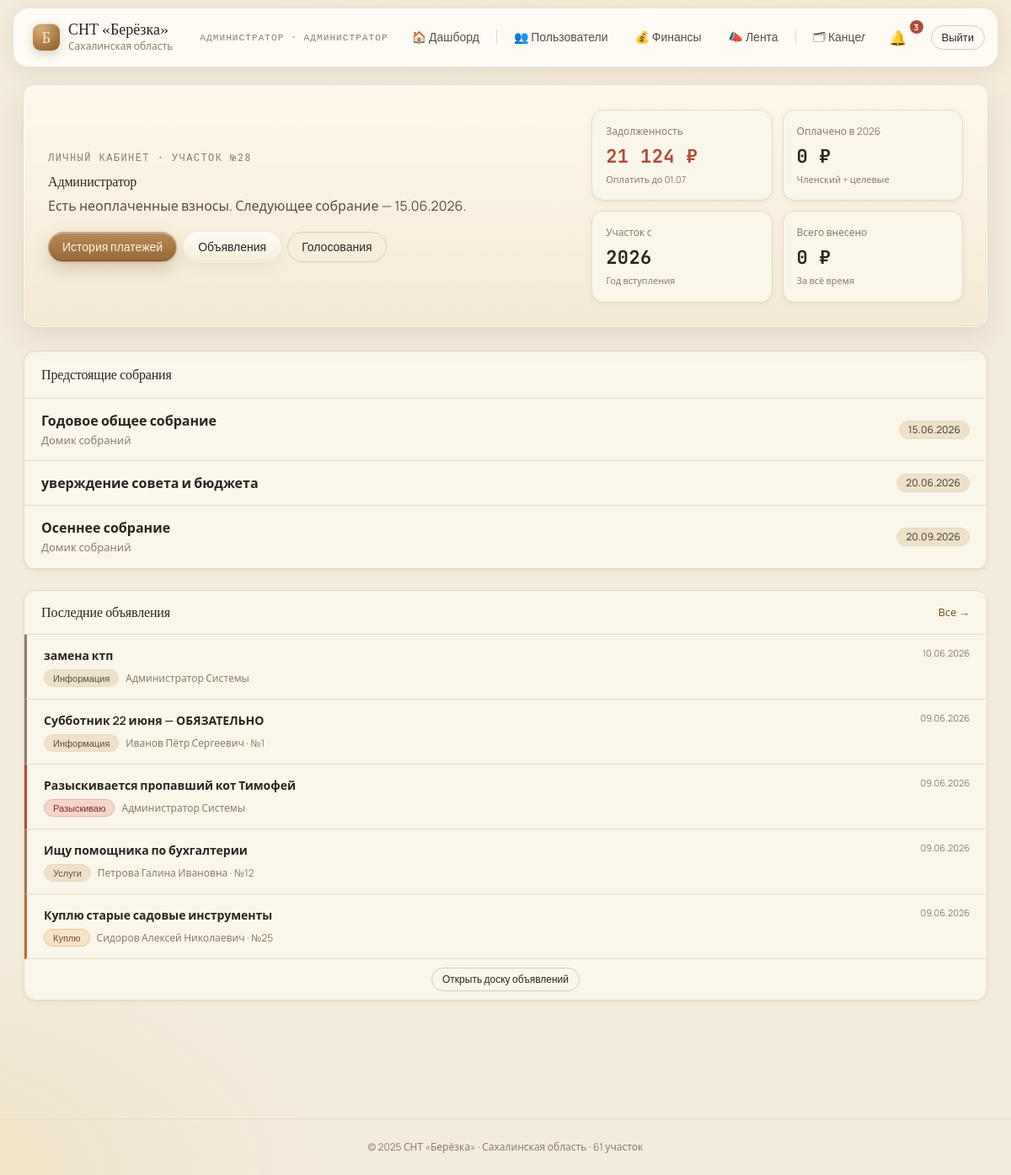
The app's page /dashboard (signed in) with its own data.
### tables this page shows
CREATE TABLE `meetings` (
  `id` int(11) NOT NULL AUTO_INCREMENT,
  `meeting_date` date NOT NULL,
  `topic` varchar(300) NOT NULL,
  `location` varchar(200) NOT NULL DEFAULT 'Домик собраний',
  `description` text DEFAULT NULL,
  `created_by` int(11) DEFAULT NULL,
  `created_at` datetime NOT NULL DEFAULT current_timestamp(),
  `archived` tinyint(1) NOT NULL DEFAULT 0,
  PRIMARY KEY (`id`)
);

CREATE TABLE `announcements` (
  `id` int(11) NOT NULL AUTO_INCREMENT,
  `title` varchar(255) NOT NULL,
  `content` text NOT NULL,
  `author_id` int(11) NOT NULL,
  `category` enum('sale','buy','service','info','wanted') NOT NULL DEFAULT 'info',
  `is_pinned` tinyint(1) DEFAULT 0 COMMENT 'Закреплённое объявление',
  `status` enum('draft','published','archived') DEFAULT 'published',
  `views_count` int(11) DEFAULT 0,
  `created_at` timestamp NOT NULL DEFAULT current_timestamp(),
  `updated_at` timestamp NOT NULL DEFAULT current_timestamp() ON UPDATE current_timestamp(),
  PRIMARY KEY (`id`),
  KEY `author_id` (`author_id`),
  KEY `idx_category` (`category`),
  KEY `idx_status` (`status`),
  KEY `idx_created` (`created_at`),
  FULLTEXT KEY `idx_search` (`title`,`content`)
);

CREATE TABLE `users` (
  `id` int(11) NOT NULL AUTO_INCREMENT,
  `email` varchar(120) NOT NULL,
  `password_hash` varchar(255) NOT NULL COMMENT 'bcrypt хеш пароля',
  `full_name` varchar(150) NOT NULL,
  `phone` varchar(20) DEFAULT NULL,
  `address` varchar(255) DEFAULT NULL COMMENT 'Адрес участка в СНТ',
  `role_id` int(11) NOT NULL DEFAULT 5 COMMENT 'ID роли (по умолчанию член)',
  `status` enum('active','inactive','pending') DEFAULT 'pending' COMMENT 'статус в системе',
  `avatar_url` varchar(255) DEFAULT NULL,
  `created_at` timestamp NOT NULL DEFAULT current_timestamp(),
  `updated_at` timestamp NOT NULL DEFAULT current_timestamp() ON UPDATE current_timestamp(),
  `last_login` timestamp NULL DEFAULT NULL,
  PRIMARY KEY (`id`),
  UNIQUE KEY `email` (`email`),
  KEY `idx_email` (`email`),
  KEY `idx_role` (`role_id`),
  KEY `idx_status` (`status`)
);

### utils.php (called while the page is built, shortened)
<?php
function renderTemplate(string $page, array $data = []): void
{
    include BASE_PATH . '/templates/layout.html.php';
}
function e(string $str): string
{
    return htmlspecialchars($str, ENT_QUOTES, 'UTF-8');
}
function getCurrentUser(): ?array
{
    return $_SESSION['user'] ?? null;
}
function userRole(): int
{
    $user = getCurrentUser();
    return $user !== null ? (int)$user['role_id'] : 0;
}
function plotFromAddress(string $address): int
{
    if (preg_match('/[Уу]часток[\s\xA0]*[№#]?\s*(\d+)/u', $address, $m)) {
        return (int)$m[1];
    }
    return preg_match('/(\d+)/', $address, $m) ? (int)$m[1] : 0;
}

### src/controllers/MemberController.php (called while the page is built, shortened)
<?php
class MemberController {
    public static function dashboard(): void {
        $user          = getCurrentUser();
        $meetings      = Meeting::upcoming();
        $announcements = Announcement::all(1, 5);
        $plotNumber    = plotFromAddress($user['address'] ?? '');
        $fees          = $plotNumber ? Fee::paymentsByPlot($plotNumber) : [];
        $totalPaid     = array_sum(array_column(array_filter($fees ?? [], fn($f) => $f['status'] === 'paid'), 'paid_amount'));
        $debtAmount    = array_sum(array_column(array_filter($fees ?? [], fn($f) => $f['status'] === 'unpaid'), 'required_amount'));
        renderTemplate('member/dashboard', compact('user', 'meetings', 'announcements', 'fees', 'plotNumber', 'totalPaid', 'debtAmount'));
    }
}

### public/index.php (called while the page is built, shortened)
<?php
require_once BASE_PATH . '/router.php';

### src/models/Fee.php (called while the page is built, shortened)
<?php
class Fee {
    public static function paymentsByPlot(string $plotNumber): array {
        $db = DatabaseConnection::get();
        $stmt = $db->prepare("SELECT fp.*, ft.name AS fee_name, ft.year FROM fee_payments fp JOIN fee_types ft ON fp.fee_type_id = ft.id WHERE fp.plot_number = ? ORDER BY ft.year DESC, ft.created_at");
        $stmt->bind_param('s', $plotNumber);
        $stmt->execute();
        $result = $stmt->get_result();
        $rows = [];
        while ($row = $result->fetch_assoc()) $rows[] = $row;
        return $rows;
    }
}

### src/models/Meeting.php (called while the page is built, shortened)
<?php
class Meeting {
    public static function upcoming(): array {
        $db = DatabaseConnection::get();
        $result = $db->query("SELECT * FROM meetings WHERE meeting_date >= CURDATE() ORDER BY meeting_date ASC LIMIT 5");
        $rows = [];
        while ($row = $result->fetch_assoc()) $rows[] = $row;
        return $rows;
    }
}

### src/models/Announcement.php (called while the page is built, shortened)
<?php
class Announcement {
    public static function all(int $page = 1, int $perPage = 20): array {
        $db = DatabaseConnection::get();
        $offset = ($page - 1) * $perPage;
        $stmt = $db->prepare(
            "SELECT a.*, u.full_name AS author_name, u.address AS author_address
               FROM announcements a
               JOIN users u ON a.author_id = u.id
              WHERE a.status = 'published'
           ORDER BY a.is_pinned DESC, a.created_at DESC
              LIMIT ? OFFSET ?"
        );
        $stmt->bind_param('ii', $perPage, $offset);
        $stmt->execute();
        $result = $stmt->get_result();
        $rows = [];
        while ($row = $result->fetch_assoc()) $rows[] = $row;
        return $rows;
    }
}

### templates/pages/member/dashboard.html.php (the view)
<?php
$categoryLabel = [
    'sale'    => 'Продаю',
    'buy'     => 'Куплю',
    'service' => 'Услуги',
    'info'    => 'Информация',
    'wanted'  => 'Разыскиваю',
];
$categoryPill = [
    'sale'    => 'good',
    'buy'     => 'warn',
    'wanted'  => 'bad',
    'service' => '',
    'info'    => '',
];
$nextMeeting = '—';
$upcoming = array_filter($meetings ?? [], fn($m) => strtotime($m['meeting_date']) >= strtotime('today'));
usort($upcoming, fn($a, $b) => strtotime($a['meeting_date']) - strtotime($b['meeting_date']));
if ($upcoming) {
    $nextMeeting = date('d.m.Y', strtotime(reset($upcoming)['meeting_date']));
}
$unpaid = count(array_filter($fees ?? [], fn($f) => ($f['status'] ?? '') !== 'paid'));
$year = (int)date('Y');
$memberSince = $user['created_at'] ? (int)date('Y', strtotime($user['created_at'])) : '—';
?>
<div class="glass-deep panel stagger" style="display:grid;grid-template-columns:1.4fr 1fr;gap:28px;align-items:center;margin-bottom:28px">
  <div>
    <div class="mono" style="color:var(--ink-mute);text-transform:uppercase;letter-spacing:.12em">
      Личный кабинет<?= $plotNumber ? ' · Участок №' . e($plotNumber) : '' ?>
    </div>
    <h2 style="margin:10px 0 8px"><?= e($user['full_name']) ?></h2>
    <p style="color:var(--ink-soft);margin:0 0 18px">
      <?php if ($unpaid === 0): ?>
        Все взносы за <?= $year ?> год оплачены.
      <?php else: ?>
        Есть неоплаченные взносы.
      <?php endif; ?>
      <?php if ($nextMeeting !== '—'): ?>
        Следующее собрание — <?= e($nextMeeting) ?>.
      <?php endif; ?>
    </p>
    <div style="display:flex;gap:8px;flex-wrap:wrap">
      <a href="/finances" class="btn primary">История платежей</a>
      <a href="/classifieds" class="btn">Объявления</a>
      <a href="/votes" class="btn ghost">Голосования</a>
    </div>
  </div>
  <div class="grid-2" style="gap:12px">
    <div class="card" style="padding:16px">
      <div class="label" style="font-size:12px;color:var(--ink-mute);margin-bottom:4px">Задолженность</div>
      <div class="value mono" style="font-size:22px;font-weight:700;color:<?= ($debtAmount ?? 0) > 0 ? 'var(--bad)' : 'var(--good)' ?>">
        <?= ($debtAmount ?? 0) > 0 ? number_format($debtAmount, 0, '.', ' ') . ' ₽' : '0 ₽' ?>
      </div>
      <div style="font-size:11px;color:var(--ink-mute);margin-top:3px">
        <?= ($debtAmount ?? 0) > 0 ? 'Оплатить до 01.07' : 'Нет долгов' ?>
      </div>
    </div>
    <div class="card" style="padding:16px">
      <div class="label" style="font-size:12px;color:var(--ink-mute);margin-bottom:4px">Оплачено в <?= $year ?></div>
      <div class="value mono" style="font-size:22px;font-weight:700">
        <?= number_format($totalPaid ?? 0, 0, '.', ' ') ?> ₽
      </div>
      <div style="font-size:11px;color:var(--ink-mute);margin-top:3px">Членский + целевые</div>
    </div>
    <div class="card" style="padding:16px">
      <div class="label" style="font-size:12px;color:var(--ink-mute);margin-bottom:4px">Участок с</div>
      <div class="value mono" style="font-size:22px;font-weight:700"><?= e($memberSince) ?></div>
      <div style="font-size:11px;color:var(--ink-mute);margin-top:3px">Год вступления</div>
    </div>
    <div class="card" style="padding:16px">
      <div class="label" style="font-size:12px;color:var(--ink-mute);margin-bottom:4px">Всего внесено</div>
      <div class="value mono" style="font-size:22px;font-weight:700">
        <?= number_format($totalPaid ?? 0, 0, '.', ' ') ?> ₽
      </div>
      <div style="font-size:11px;color:var(--ink-mute);margin-top:3px">За всё время</div>
    </div>
  </div>
</div>
<?php if (!empty($upcoming)): ?>
<div class="card" style="margin-bottom:24px">
  <div style="padding:18px 20px;border-bottom:1px solid var(--line-soft)">
    <h3 style="margin:0">Предстоящие собрания</h3>
  </div>
  <?php foreach (array_slice($upcoming, 0, 3) as $m): ?>
  <div style="padding:14px 20px;border-bottom:1px solid var(--line-soft);display:flex;align-items:center;justify-content:space-between;gap:16px;flex-wrap:wrap">
    <div style="min-width:0">
      <div style="font-weight:600;color:var(--ink);overflow:hidden;text-overflow:ellipsis;white-space:nowrap">
        <?= e($m['topic'] ?? 'Без темы') ?>
      </div>
      <?php if (!empty($m['location'])): ?>
        <div style="font-size:13px;color:var(--ink-mute);margin-top:2px"><?= e($m['location']) ?></div>
      <?php endif; ?>
    </div>
    <span class="pill" style="flex-shrink:0"><?= date('d.m.Y', strtotime($m['meeting_date'])) ?></span>
  </div>
  <?php endforeach; ?>
</div>
<?php endif; ?>
<?php if (!empty($announcements)): ?>
<?php
$annCatColor = ['sale'=>'var(--good)','buy'=>'var(--warn)','wanted'=>'var(--bad)','service'=>'var(--accent)','info'=>'var(--ink-mute)'];
?>
<div class="card" style="overflow:hidden">
  <div style="padding:16px 20px;border-bottom:1px solid var(--line-soft);display:flex;justify-content:space-between;align-items:center">
    <h3 style="margin:0">Последние объявления</h3>
    <a href="/classifieds" style="font-size:13px;color:var(--accent-deep)">Все →</a>
  </div>
  <?php foreach (array_slice($announcements, 0, 5) as $ann):
    $cat   = $ann['category'] ?? 'info';
    $pill  = $categoryPill[$cat] ?? '';
    $label = $categoryLabel[$cat] ?? $cat;
    $color = $annCatColor[$cat] ?? 'var(--ink-mute)';
    $plot  = plotFromAddress($ann['author_address'] ?? '');
  ?>
  <div style="padding:14px 20px;border-bottom:1px solid var(--line-soft);border-left:3px solid <?= $color ?>">
    <div style="display:flex;align-items:flex-start;justify-content:space-between;gap:16px;flex-wrap:wrap;margin-bottom:6px">
      <div style="font-weight:600;color:var(--ink);min-width:0;overflow-wrap:break-word;flex:1;font-size:14px">
        <?= e($ann['title']) ?>
      </div>
      <span style="font-size:11px;color:var(--ink-mute);white-space:nowrap;flex-shrink:0">
        <?= date('d.m.Y', strtotime($ann['created_at'])) ?>
      </span>
    </div>
    <div style="display:flex;align-items:center;gap:8px">
      <span class="pill <?= $pill ?>" style="font-size:11px"><?= e($label) ?></span>
      <span style="font-size:12px;color:var(--ink-mute)">
        <?= e($ann['author_name'] ?? '') ?>
        <?= $plot ? ' · №' . e($plot) : '' ?>
      </span>
    </div>
  </div>
  <?php endforeach; ?>
  <div style="padding:10px 20px;text-align:center">
    <a href="/classifieds" class="btn sm ghost" style="font-size:12px">Открыть доску объявлений</a>
  </div>
</div>
<?php endif; ?>

### public/css/style.css (style rules this page uses)
:root { --bg: #f4ecdc; --bg-soft: #f9f3e6; --bg-warm: #ede2c9; --paper: #fbf6ea; --ink: #2b2620; --ink-soft: #5a4f43; --ink-mute: #8b7e6b; --line: #d9cdb2; --line-soft: #e6dcc4; --accent: #a87842; --accent-deep: #7a5429; --good: #6b8a4e; --warn: #b86b3a; --bad: #b04a3a; --shadow-1: 0 1px 2px rgba(82,60,30,.06), 0 2px 8px rgba(82,60,30,.04); --shadow-2: 0 4px 16px rgba(82,60,30,.08), 0 1px 2px rgba(82,60,30,.05); --radius: 14px; --radius-sm: 10px; }
*, *::before, *::after { box-sizing: border-box; }
html, body { margin: 0; padding: 0; background: var(--bg); color: var(--ink); font-family: 'Manrope', system-ui, sans-serif; -webkit-font-smoothing: antialiased; }
body { background: radial-gradient(1200px 600px at 80% -10%, #f7ecd3 0%, transparent 60%), radial-gradient(900px 500px at -10% 100%, #efe2c4 0%, transparent 55%), var(--bg); min-height: 100vh; }
h1, h2, h3, h4 { font-family: 'Fraunces', Georgia, serif; font-weight: 500; letter-spacing: -0.01em; margin: 0; color: var(--ink); }
h2 { font-size: 28px; line-height: 1.15; }
h3 { font-size: 20px; line-height: 1.2; }
p { margin: 0; color: var(--ink-soft); line-height: 1.55; }
a { color: var(--accent-deep); text-decoration: none; }
.mono { font-family: 'JetBrains Mono', ui-monospace, monospace; font-size: 12px; letter-spacing: 0.02em; }
.glass-deep { background: linear-gradient(180deg, rgba(255,250,238,.85), rgba(245,232,205,.55)); border: 1px solid rgba(255,255,255,.55); backdrop-filter: blur(20px) saturate(150%); -webkit-backdrop-filter: blur(20px) saturate(150%); box-shadow: inset 0 1px 0 rgba(255,255,255,.7), inset 0 -1px 0 rgba(180,150,90,.15), 0 2px 4px rgba(82,60,30,.04), 0 12px 36px rgba(82,60,30,.10); }
.card { background: var(--paper); border: 1px solid var(--line-soft); border-radius: var(--radius); box-shadow: var(--shadow-1); }
.btn { display: inline-flex; align-items: center; gap: 8px; padding: 10px 16px; border-radius: 999px; font: 500 14px/1 'Manrope', sans-serif; color: var(--ink); cursor: pointer; background: linear-gradient(180deg, rgba(255,253,247,.85), rgba(248,238,217,.65)); border: 1px solid rgba(255,255,255,.7); backdrop-filter: blur(10px) saturate(140%); -webkit-backdrop-filter: blur(10px) saturate(140%); box-shadow: inset 0 1px 0 rgba(255,255,255,.85), inset 0 -1px 0 rgba(170,130,70,.18), 0 1px 2px rgba(82,60,30,.06), 0 6px 16px rgba(82,60,30,.06); transition: transform .18s ease, box-shadow .18s ease; user-select: none; text-decoration: none; }
.btn.primary { color: var(--paper); background: linear-gradient(180deg, rgba(180,130,75,.95), rgba(140,95,45,.92)); border: 1px solid rgba(255,255,255,.35); box-shadow: inset 0 1px 0 rgba(255,255,255,.4), inset 0 -1px 0 rgba(60,40,15,.4), 0 1px 2px rgba(82,60,30,.1), 0 8px 20px rgba(120,80,30,.25); }
.btn.ghost { background: transparent; border: 1px solid var(--line); box-shadow: none; backdrop-filter: none; }
.btn.sm { padding: 7px 12px; font-size: 13px; }
.pill { display: inline-flex; align-items: center; gap: 6px; padding: 4px 10px; border-radius: 999px; font: 500 12px/1 'Manrope', sans-serif; background: var(--bg-warm); color: var(--ink-soft); border: 1px solid var(--line-soft); }
.pill.warn { background: #f6e3c8; color: #7a4a1a; border-color: #e6c98a; }
.pill.bad { background: #f5d5cc; color: #7a2a1a; border-color: #e6b3a4; }
.panel { padding: 28px; border-radius: var(--radius); }
.grid-2 { display: grid; grid-template-columns: 1fr 1fr; gap: 18px; }
.stagger > * { animation: fadeUp .5s cubic-bezier(.2,.7,.2,1) both; }
.stagger > *:nth-child(1) { animation-delay: .02s; }
.stagger > *:nth-child(2) { animation-delay: .06s; }
:root { --border: var(--line-soft); --good-soft: #e6efd5; --bad-soft: #f5d5cc; --warn-soft: #f6e3c8; --accent-soft: #f7ecd3; }
h1, h2, h3, h4, p, td, th, .kpi .value { overflow-wrap: break-word; word-break: break-word; }

### records on screen
meetings: meeting_date "15.06.2026", topic "Годовое общее собрание", location "Домик собраний"
meetings: topic "уверждение совета и бюджета", meeting_date "20.06.2026"
meetings: topic "Осеннее собрание", location "Домик собраний", meeting_date "20.09.2026"
announcements: title "замена ктп", created_at "10.06.2026", category "Информация", author.full_name "Администратор Системы"
announcements: title "Субботник 22 июня — ОБЯЗАТЕЛЬНО", created_at "09.06.2026", category "Информация", author.full_name "Иванов Пётр Сергеевич", author.address "1"
announcements: title "Разыскивается пропавший кот Тимофей", created_at "09.06.2026", category "Разыскиваю", author.full_name "Администратор Системы"
announcements: title "Ищу помощника по бухгалтерии", created_at "09.06.2026", category "Услуги", author.full_name "Петрова Галина Ивановна", author.address "12"
announcements: title "Куплю старые садовые инструменты", created_at "09.06.2026", category "Куплю", author.full_name "Сидоров Алексей Николаевич", author.address "25"

### other values on screen
$_SESSION['user']['full_name'] "АДМИНИСТРАТОР"
$roleLabel "АДМИНИСТРАТОР"
$unread "3"
$plotNumber "28"
$user['full_name'] "Администратор"
$debtAmount "21 124"
$totalPaid "0"
$memberSince "2026"
